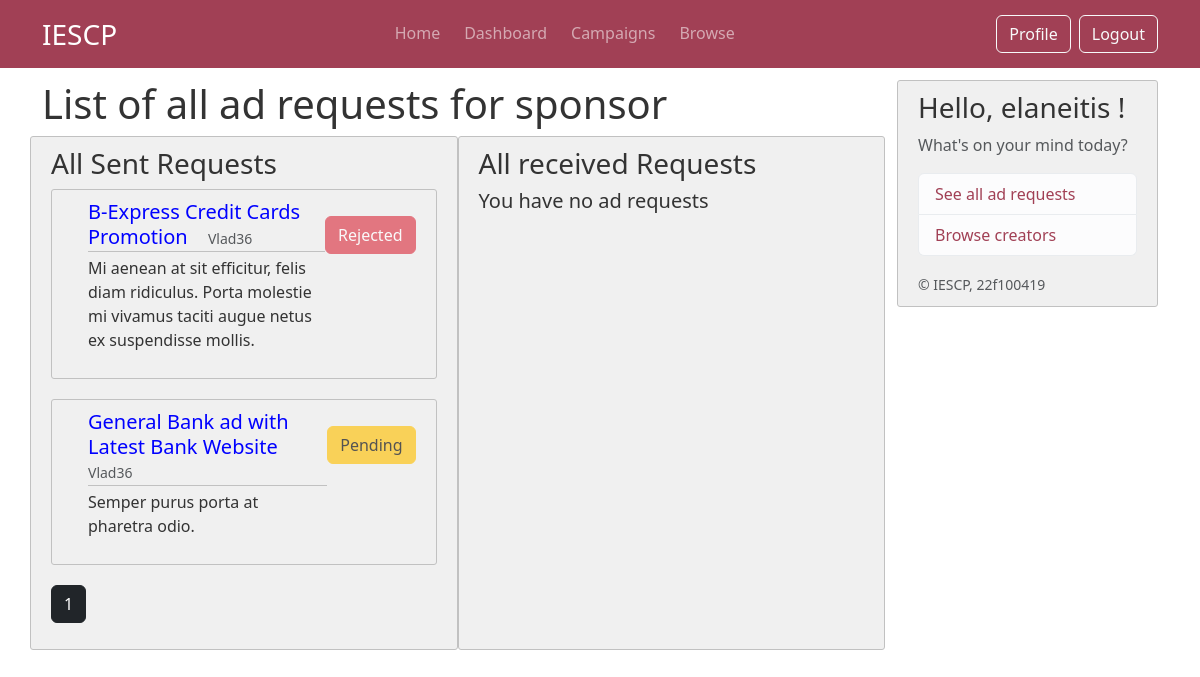
Page /sponsor-ad-requests (signed in) on the committed database.
### iescp/models.py (models this page shows, shortened)
class AdRequest(db.Model):
    id = db.Column(db.Integer, primary_key=True)
    post_id = db.Column(db.Integer, db.ForeignKey('post.id'), nullable=False)
    sender_id = db.Column(db.Integer, db.ForeignKey('commonuser.id'), nullable=False)
    receiver_id = db.Column(db.Integer, db.ForeignKey('commonuser.id'), nullable=False)
    description = db.Column(db.Text, nullable=False)
    budget = db.Column(db.String(20), nullable=False)
    expected_completion_date = db.Column(db.DateTime, nullable=False)
    status = db.Column(db.String(20), nullable=False, default='pending')  # pending, accepted, rejected
    post = db.relationship('Post', backref='ad_requests')
    sender = db.relationship('CommonUser', foreign_keys=[sender_id], backref='sent_ad_requests')
    receiver = db.relationship('CommonUser', foreign_keys=[receiver_id], backref='received_ad_requests')

class Post(db.Model):
     id = db.Column(db.Integer, primary_key=True)
     title = db.Column(db.String(100), nullable =False)
     date_posted = db.Column(db.DateTime, nullable =False, default =datetime.now(timezone.utc))
     description = db.Column(db.Text, nullable =False)
     budget = db.Column(db.String(20), nullable =False)
     industry = db.Column(db.String(20), nullable =False)
     end_date = db.Column(db.DateTime, nullable =False)
     user_id = db.Column(db.Integer,db.ForeignKey('sponsor.id'),nullable= False)
     status = db.Column(db.String(20), nullable=False, default='Public')
     author = db.relationship('Sponsor', backref='posts', lazy=True)
     flag = db.Column(db.String(5), nullable=False, default='No') # flag for admin

class CommonUser(db.Model,UserMixin):
     __tablename__ = 'commonuser'
     id = db.Column(db.Integer, primary_key=True)
     role = db.Column(db.String(25), nullable=False) # sponsor or creator
     username = db.Column(db.String(16), unique=True, nullable =False)
     password = db.Column(db.String(60), nullable =False)
     email = db.Column(db.String(50), unique=True, nullable =False)
     firstname = db.Column(db.String(50), nullable=False)
     lastname = db.Column(db.String(50), nullable=False)
     profile_pic = db.Column(db.String(16), nullable =False, default='default.jpg')
     status = db.Column(db.String(12), nullable= False, default='Public') #public or private profile for browse page
     flag = db.Column(db.String(5), nullable=False, default='No') # flag for admin
     phone_no = db.Column(db.String(16), nullable = False)

### iescp/routes.py (the view)
@app.route("/sponsor-ad-requests")
@login_required
@sponsor_required
def sponsor_adreq_list():
     senpage = request.args.get('senpage',default=1,type=int)
     recpage = request.args.get('recpage',default=1,type=int)
     sent_adreq = AdRequest.query.filter_by(sender_id = current_user.id).paginate(page=senpage,per_page=6)
     ads_rec = AdRequest.query.filter_by(receiver_id = current_user.id).paginate(page=recpage,per_page=6)
     return render_template("sponsor/sponsor_adreq_list.html",ads_sent=sent_adreq, ads_rec=ads_rec)

### iescp/models.py (called while the page is built)
@login_manager.user_loader
def load_user(user_id):
     return CommonUser.query.get(int(user_id))

### iescp/templates/sponsor/sponsor_adreq_list.html (shortened to what this page needs)
{% extends "layout.html" %}
{% block content %}
<h1> List of all ad requests for sponsor </h1>
<div class="row">
    <div class="content-section col-md-6">
        <h2 class="h3"> All Sent Requests</h2>
        {% if ads_sent.total != 0 %}
            {% for ad_post in ads_sent %}
                <article class="d-flex content-section">
                    <div class="flex-grow-1 ms-3">
                        <div class="article-metadata">
                            <a class="mr-2 h5" href="{{ url_for('view_adreq', ad_id=ad_post.id) }}" style="margin-right: 1rem;"> {{ ad_post.post.title }}</a>
                            <small class="text-muted"> {{ ad_post.receiver.username }}</small>
                        </div>
                        <p class="article-content"> {{ ad_post.description }} </p>
                    </div>
                    <div class="flex-shrink-0 mt-3">
                        {% if ad_post.status=='pending' %}
                            <button type="button" class="btn btn-warning" disabled> Pending </button>
                        {% endif %}
                        {% if ad_post.status=='rejected' %}
                            <button type="button" class="btn btn-danger" disabled> Rejected </button>
                        {% endif %}
                    </div>
                </article>
            {% endfor %}
            {% for page_num in ads_sent.iter_pages(left_edge=1, right_edge=1, left_current=1, right_current=2) %}
                {% if page_num %}
                    {% if ads_sent.page == page_num %}
                            <a class="btn btn-dark mb-3" href="{{ url_for('sponsor_adreq_list', senpage=page_num) }}"> {{ page_num }}</a>
                    {% else %}
                            <a class="btn btn-outline-dark mb-3" href="{{ url_for('sponsor_adreq_list', senpage=page_num) }}"> {{ page_num }}</a>
                    {% endif %}
                {% else %}
                    ...
                {% endif %}
            {% endfor %}
        {% else %}
            <h3 class="h4"> You have no ad requests</h3>
        {% endif %}
    </div>
    <div class="content-section col-md-6">
        <h2 class="h3"> All received Requests</h2>
        {% if ads_rec.total != 0 %}
            {% for ad_post in ads_rec %}
                <article class="d-flex content-section">
                    <div class="flex-grow-1 ms-3">
                        <div class="article-metadata">
                            <a class="mr-2 h5" href="{{ url_for('view_adreq', ad_id=ad_post.id) }}" style="margin-right: 1rem;"> {{ ad_post.post.title }}</a>
                            <small class="text-muted"> {{ ad_post.receiver.username }}</small>
                        </div>
                        <p class="article-content"> {{ ad_post.description }} </p>
                    </div>
                    <div class="flex-shrink-0 mt-3">
                        {% if ad_post.status=='pending' %}
                            <button type="button" class="btn btn-warning" disabled> Pending </button>
                        {% endif %}
                        {% if ad_post.status=='accepted' %}
                            <button type="button" class="btn btn-success" disabled> Accepted </button>
                        {% endif %}
                        {% if ad_post.status=='rejected' %}
                            <button type="button" class="btn btn-danger" disabled> Rejected </button>
                        {% endif %}
                    </div>
                </article>
            {% endfor %}
            {% for page_num in ads_rec.iter_pages(left_edge=1, right_edge=1, left_current=1, right_current=2) %}
                {% if page_num %}
                    {% if ads_rec.page == page_num %}
                            <a class="btn btn-dark mb-3" href="{{ url_for('sponsor_adreq_list', recpage=page_num) }}"> {{ page_num }}</a>
                    {% else %}
                            <a class="btn btn-outline-dark mb-3" href="{{ url_for('sponsor_adreq_list', recpage=page_num) }}"> {{ page_num }}</a>
                    {% endif %}
                {% else %}
                    ...
                {% endif %}
            {% endfor %}
        {% else %}
            <h3 class="h5"> You have no ad requests</h3>
        {% endif %}
    </div>
</div>
{% endblock content %}

### iescp/templates/layout.html (shortened to what this page needs)
<!DOCTYPE html>
<html>
    <head>
        <link href="https://cdn.jsdelivr.net/npm/bootstrap@5.3.3/dist/css/bootstrap.min.css" rel="stylesheet">
        <link rel="stylesheet" type="text/css" href="{{ url_for('static', filename='css/layout.css') }}">
    </head>
    <body>
        {% if current_user.email!='admin@admin.com'%}
        <header class="site-header">
            <nav class="navbar navbar-expand-md fixed-top" data-bs-theme="dark">
                <div class="container">
                    <a class="navbar-brand fs-3" href="{{ url_for('home') }}" >IESCP</a>
                    <div class="collapse navbar-collapse" id="navbarSupportedContent">
                        <ul class="navbar-nav nav-underline ms-auto mb-2 mb-lg-0 gap-2">
                            <li class="nav-item">
                                <a class="nav-link {{ 'active' if request.endpoint == 'home' }}" aria-current="page" href="{{ url_for('home') }}"> Home </a>
                            </li>
                            <li class="nav-item">
                                <a class="nav-link {{ 'active' if request.endpoint == 'dashboard' }}" href="{{ url_for('dashboard') }}"> Dashboard </a>
                            </li>
                            <li class="nav-item">
                                <a class="nav-link {{ 'active' if request.endpoint == 'campaign' }}" href="{{ url_for('campaign') }}"> Campaigns </a>
                            </li>
                            <li class="nav-item">
                                <a class="nav-link {{ 'active' if request.endpoint == 'browse' }}" href="{{ url_for('browse') }}"> Browse </a>
                            </li>
                        </ul>
                        <ul class="navbar-nav ms-auto mb-2 mb-lg-0 gap-2">
                            <li class="nav-item">
                                {% if current_user.role=='Sponsor' %}
                                    <a class="btn btn-outline-light" href="{{url_for('sponsor_profile')}}"> Profile </a>
                                {% endif %}
                            </li>
                            <li class="nav-item">
                                <a class="btn btn-outline-light" href="{{ url_for('logout') }}"> Logout </a>
                            </li>
                        </ul>
                    </div>
            </nav>
        </header>
        <main role="main" class="container">
            <div class="row">
                <div class="col-md-9">
                    {% block content %} {% endblock %}
                </div>
                <div class="col-md-3">
                    <div class="content-section sticky-top">
                        <h3> Hello, {{ current_user.username }} ! </h3>
                        <p class='text-muted'> What's on your mind today?
                        <ul class="list-group">
                            {% if current_user.role == "Sponsor" %}
                            <li class="list-group-item list-group-item-action list-group-item-light"> <a href="{{ url_for('sponsor_adreq_list') }}"> See all ad requests </a> </li>
                            <li class="list-group-item list-group-item-action list-group-item-light"> <a href="{{ url_for('browse') }}"> Browse creators </a> </li>
                            {% endif %}
                        </ul>
                        </p>
                        <small class="text-muted">&copy; IESCP, 22f100419</small>
                    </div>
                </div>
            </div>
        </main>
        {% endif %}
    </body>
</html>

### iescp/static/css/layout.css (style rules this page uses)
.navbar { background-color: #a14055; }
.sticky-top { top: 80px; }
body { background: #fff; color: #333333; margin-top: 5rem; height: 100vh; }
body::before { content: ''; position: fixed; top: 0; left: 0; width: 100%; height: 100%; background-image: url('../images/layout-bg-2.png'); background-size: cover; background-repeat: no-repeat; background-position: center; background-attachment: fixed; opacity: 0.3; z-index: -1; }
.content-section { background: #f0f0f0; padding: 10px 20px; border: 1px solid #c1c1c1; border-radius: 3px; margin-bottom: 20px; }
a { text-decoration: none; }
.article-content { white-space: pre-line; }
.article-metadata { padding-bottom: 1px; margin-bottom: 4px; color: blue; text-decoration: none; border-bottom: 1px solid #c1c1c1; }
.list-group a { color: #a14055; }

### rows in the picture
AdRequest: post "B-Express Credit Cards Promotion", receiver.username "Vlad36", description "Mi aenean at sit efficitur, felis diam ridiculus. Porta molestie mi vivamus taciti augue netus ex suspendisse mollis.", status "Rejected"
AdRequest: post "General Bank ad with Latest Bank Website", receiver.username "Vlad36", description "Semper purus porta at pharetra odio.", status "Pending"
CommonUser: username "elaneitis"

### other values in the picture
{{ page_num }} "1"
